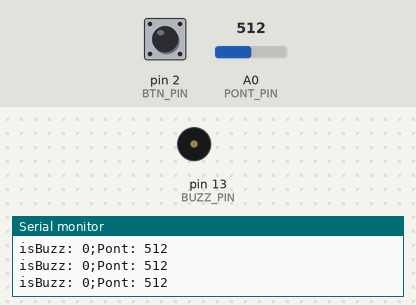
A sketch run on a simulated Arduino Uno, built with avr-gcc and run on an emulated ATmega328P. Parts: buzzer (waves = sounding), the last lines printed to the serial monitor. The inputs (shaded band) are chosen by the test bench; at power-on: pin 2 (BTN_PIN) HIGH, A0 (PONT_PIN) = 512.

Above: at 1.2 s.
1.3 s: pin 2 (BTN_PIN) pulled LOW for 0.15 s
At 2.7 s:
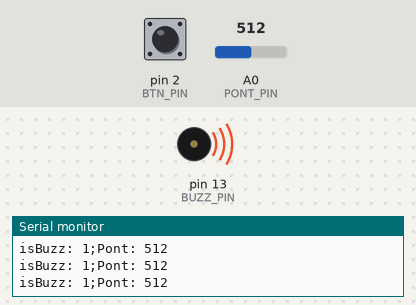
3.0 s: A0 (PONT_PIN) set to 982
At 3.6 s:
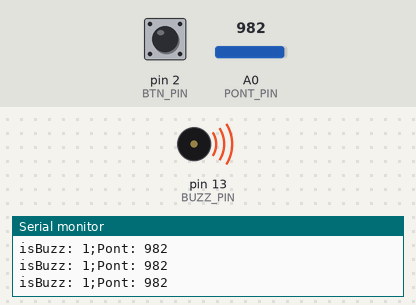
6.0 s: A0 (PONT_PIN) set to 1006
At 6.5 s:
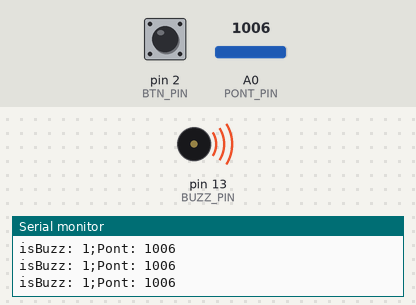
7.5 s: A0 (PONT_PIN) set to 900
At 8.0 s:
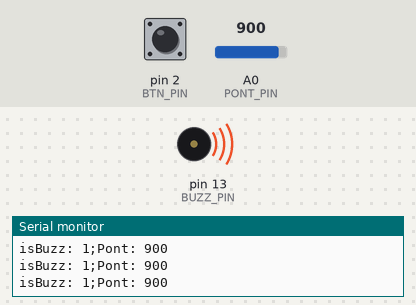
10.5 s: A0 (PONT_PIN) set to 0
At 11.4 s:
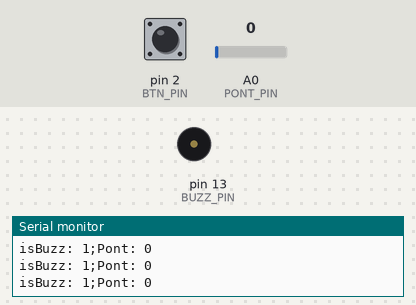
13.5 s: A0 (PONT_PIN) set to 122
At 14.0 s:
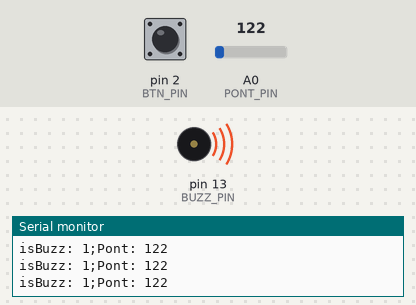
Timing chart, 0 to 16.5 s (numbered marks = the images above; inputs shaded):
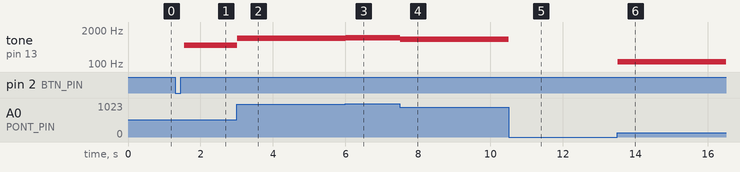

The sketch:

mExmpl__buzzer_test_2.ino
```cpp
#include <OneButton.h>

#define BUZZ_PIN 13 // D13
#define BTN_PIN 2 // D2
#define PONT_PIN 0 // A0

OneButton btn = OneButton(BTN_PIN, true, true);

bool isBuzz = 0;
void btn_click() {isBuzz = !isBuzz;}

void setup() {
  Serial.begin(9600);

  pinMode(BUZZ_PIN, OUTPUT);
  pinMode(PONT_PIN, INPUT);

  btn.attachClick(btn_click);
}

void loop() {
  btn.tick();

  if(isBuzz) {tone(BUZZ_PIN, analogRead(PONT_PIN));}
  else noTone(BUZZ_PIN);

  Serial.print("isBuzz: ");Serial.print(isBuzz);Serial.print(';');Serial.print("Pont: ");Serial.println(analogRead(PONT_PIN));
}
```

Measured:
- after the input at 1.3 s, tone on pin 13 (BUZZ_PIN): silent → 512 Hz after 0.25 s
- after the input at 3.0 s, tone on pin 13 (BUZZ_PIN): 512 Hz → 982 Hz at once
- after the input at 6.0 s, tone on pin 13 (BUZZ_PIN): 982 Hz → 1006 Hz at once
- after the input at 7.5 s, tone on pin 13 (BUZZ_PIN): 1006 Hz → 900 Hz at once
- after the input at 10.5 s, tone on pin 13 (BUZZ_PIN): 900 Hz → silent at once
- after the input at 13.5 s, tone on pin 13 (BUZZ_PIN): silent → 122 Hz at once
